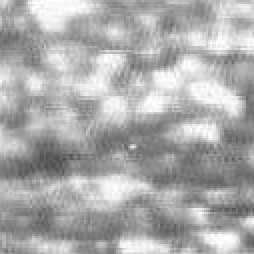
%> input picture data/1.bmp, 127 x 127 px (shown 2 times larger)
$ octave --eval "result = cfarfunc(imread('data/1.bmp'));"   (GNU Octave 9; MATLAB toolbox functions it lacks are replaced by stand-ins)
%> lines starting %> are read from the running program, lines starting %| are printed output that depends on the picture
%
function re = cfarfunc(img)
% img = double(img);
% img = im2double(uint8(img));
[row, col] = size(img);
%> row = 127; col = 127
%% constant false alarm rate (CFAR)
se = ones(3, 7);
re1 = imopen(img, se);
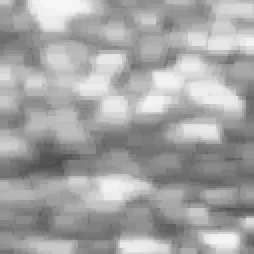
%> re1: size 127x127 uint8 (shown 2 times larger); min 76, max 246, mean 164.8
P = 10e-4;
fai = norminv(P);
m = mean(re1(:));
%> m = 164.8
sigma = std(re1(:), 1);% 分母是N,不是N-1
%> sigma = 36.83
a = 3;
Th = m - a* fai*sigma;
%> Th = 506.2
Th = 0;
bw = re1 >Th;
%> bw: size 127x127 logical; every value is 1
%% Calculating LSM
len = 9;
r = floor(len/2);
pad = padarray(img, [len + r, len + r], 'both');
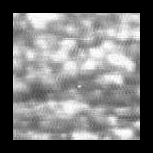
%> pad: size 153x153 uint8; min 0, max 255, mean 118.1
%% matlab roi函数
[yy, xx] = find(bw);
%> yy = 16129 values from 1 to 127; xx = 16129 values from 1 to 127
Wpkarr = [];
Lpkarr = [];
Mpkarr = [];
for kk = 1:length(yy)
    ii = yy(kk);
    jj = xx(kk);
    ii1 = ii + len + r;
    jj1 = jj + len + r;
    block = pad(ii1-len-r:ii1+len+r, jj1-len-r:jj1+len+r);
    b0 = block(len+1:2*len, len+1:2*len);
    Lpk = max(b0(:));
    Lpkarr = [Lpkarr; Lpk];  % 最大值
    %% 背景平均值
    b1 = block(1:len, 1:len);   m1 = mean(b1(:));
    b2 = block(1:len, len+1:2*len); m2 = mean(b2(:));
    b3 = block(1:len, 2*len+1:3*len); m3 = mean(b3(:));
    b4 = block(len+1:2*len, 1:len); m4 = mean(b4(:));
    b5 = block(len+1:2*len, 2*len+1:3*len); m5 = mean(b5(:));
    b6 = block(2*len+1:3*len, 1:len); m6 = mean(b6(:));
    b7 = block(2*len+1:3*len, len+1:2*len); m7 = mean(b7(:));
    b8 = block(2*len+1:3*len, 2*len+1:3*len); m8= mean(b8(:));
    Mpk = mean([m1, m2, m3, m4, m5, m6, m7, m8]); % 8个块中值的平均值
    Mpkarr = [Mpkarr; Mpk];
    %% 目标与背景的差
    ssd1 = sum ( (b0(:) - b1(:)).^2 );
    ssd2 = sum ( (b0(:) - b2(:)).^2 );
    ssd3 = sum ( (b0(:) - b3(:)).^2 );
    ssd4 = sum ( (b0(:) - b4(:)).^2 );
    ssd5 = sum ( (b0(:) - b5(:)).^2 );
    ssd6 = sum ( (b0(:) - b6(:)).^2 );
    ssd7 = sum ( (b0(:) - b7(:)).^2 );
    ssd8 = sum ( (b0(:) - b8(:)).^2 );
    wpk = mean([ssd1, ssd2, ssd3, ssd4, ssd5, ssd6, ssd7, ssd8] );
    Wpkarr = [Wpkarr; wpk]; % 中间块和周围8个块的相似度
end
Wpkarr = mat2gray(Wpkarr);
Cpkarr = Wpkarr.*Lpkarr.^2./Mpkarr;
re = Cpkarr;
re = zeros(row, col);
for kk = 1:length(yy)
    re(yy(kk), xx(kk)) = Cpkarr(kk);
end
% g = 0.6;
end
%> (the run ends here)
